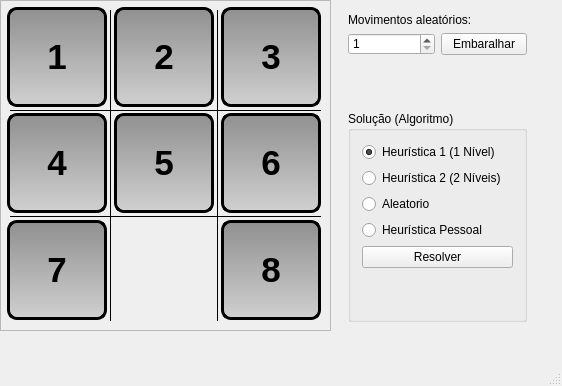
<?xml version="1.0" encoding="UTF-8"?>
<ui version="4.0">
 <class>MainWindow</class>
 <widget class="QMainWindow" name="MainWindow">
  <property name="geometry">
   <rect>
    <x>0</x>
    <y>0</y>
    <width>562</width>
    <height>386</height>
   </rect>
  </property>
  <property name="sizePolicy">
   <sizepolicy hsizetype="Fixed" vsizetype="Fixed">
    <horstretch>0</horstretch>
    <verstretch>0</verstretch>
   </sizepolicy>
  </property>
  <property name="windowTitle">
   <string>8 Puzzle by Helder and Pedro</string>
  </property>
  <property name="styleSheet">
   <string notr="true">#btn1, #btn2, #btn3, #btn4,#btn5, #btn6, #btn7, #btn8{ 
	color: black;
	background: QLinearGradient(x1: 0, y1: 0, x2: 0, y2: 1, stop: 0 #909090, stop: 1 #d0d0d0);
   	border: 3px solid gray;
	border-radius: 10px;
    border-color:black;
 }

#line, #line_2, #line_3, #line_4 {
	border: 3px solid black;
}</string>
  </property>
  <widget class="QWidget" name="centralWidget">
   <widget class="QFrame" name="frame">
    <property name="geometry">
     <rect>
      <x>0</x>
      <y>0</y>
      <width>331</width>
      <height>331</height>
     </rect>
    </property>
    <property name="sizePolicy">
     <sizepolicy hsizetype="Fixed" vsizetype="Fixed">
      <horstretch>0</horstretch>
      <verstretch>0</verstretch>
     </sizepolicy>
    </property>
    <property name="frameShape">
     <enum>QFrame::StyledPanel</enum>
    </property>
    <property name="frameShadow">
     <enum>QFrame::Raised</enum>
    </property>
    <widget class="QPushButton" name="btn3">
     <property name="geometry">
      <rect>
       <x>221</x>
       <y>7</y>
       <width>100</width>
       <height>100</height>
      </rect>
     </property>
     <property name="minimumSize">
      <size>
       <width>100</width>
       <height>100</height>
      </size>
     </property>
     <property name="baseSize">
      <size>
       <width>100</width>
       <height>100</height>
      </size>
     </property>
     <property name="font">
      <font>
       <pointsize>26</pointsize>
       <weight>75</weight>
       <bold>true</bold>
      </font>
     </property>
     <property name="text">
      <string>3</string>
     </property>
    </widget>
    <widget class="QPushButton" name="btn2">
     <property name="geometry">
      <rect>
       <x>114</x>
       <y>7</y>
       <width>100</width>
       <height>100</height>
      </rect>
     </property>
     <property name="minimumSize">
      <size>
       <width>100</width>
       <height>100</height>
      </size>
     </property>
     <property name="font">
      <font>
       <pointsize>26</pointsize>
       <weight>75</weight>
       <bold>true</bold>
      </font>
     </property>
     <property name="text">
      <string>2</string>
     </property>
    </widget>
    <widget class="QPushButton" name="btn1">
     <property name="geometry">
      <rect>
       <x>7</x>
       <y>7</y>
       <width>100</width>
       <height>100</height>
      </rect>
     </property>
     <property name="minimumSize">
      <size>
       <width>100</width>
       <height>100</height>
      </size>
     </property>
     <property name="font">
      <font>
       <pointsize>26</pointsize>
       <weight>75</weight>
       <bold>true</bold>
      </font>
     </property>
     <property name="text">
      <string>1</string>
     </property>
    </widget>
    <widget class="QPushButton" name="btn4">
     <property name="geometry">
      <rect>
       <x>7</x>
       <y>113</y>
       <width>100</width>
       <height>100</height>
      </rect>
     </property>
     <property name="minimumSize">
      <size>
       <width>100</width>
       <height>100</height>
      </size>
     </property>
     <property name="font">
      <font>
       <pointsize>26</pointsize>
       <weight>75</weight>
       <bold>true</bold>
      </font>
     </property>
     <property name="text">
      <string>4</string>
     </property>
    </widget>
    <widget class="QPushButton" name="btn5">
     <property name="geometry">
      <rect>
       <x>114</x>
       <y>113</y>
       <width>100</width>
       <height>100</height>
      </rect>
     </property>
     <property name="minimumSize">
      <size>
       <width>100</width>
       <height>100</height>
      </size>
     </property>
     <property name="font">
      <font>
       <pointsize>26</pointsize>
       <weight>75</weight>
       <bold>true</bold>
      </font>
     </property>
     <property name="text">
      <string>5</string>
     </property>
    </widget>
    <widget class="QPushButton" name="btn6">
     <property name="geometry">
      <rect>
       <x>221</x>
       <y>113</y>
       <width>100</width>
       <height>100</height>
      </rect>
     </property>
     <property name="minimumSize">
      <size>
       <width>100</width>
       <height>100</height>
      </size>
     </property>
     <property name="font">
      <font>
       <pointsize>26</pointsize>
       <weight>75</weight>
       <bold>true</bold>
      </font>
     </property>
     <property name="text">
      <string>6</string>
     </property>
    </widget>
    <widget class="QPushButton" name="btn7">
     <property name="geometry">
      <rect>
       <x>7</x>
       <y>220</y>
       <width>100</width>
       <height>100</height>
      </rect>
     </property>
     <property name="minimumSize">
      <size>
       <width>100</width>
       <height>100</height>
      </size>
     </property>
     <property name="font">
      <font>
       <pointsize>26</pointsize>
       <weight>75</weight>
       <bold>true</bold>
      </font>
     </property>
     <property name="text">
      <string>7</string>
     </property>
    </widget>
    <widget class="QPushButton" name="btn8">
     <property name="geometry">
      <rect>
       <x>221</x>
       <y>220</y>
       <width>100</width>
       <height>100</height>
      </rect>
     </property>
     <property name="minimumSize">
      <size>
       <width>100</width>
       <height>100</height>
      </size>
     </property>
     <property name="font">
      <font>
       <pointsize>26</pointsize>
       <weight>75</weight>
       <bold>true</bold>
      </font>
     </property>
     <property name="text">
      <string>8</string>
     </property>
    </widget>
    <widget class="Line" name="line">
     <property name="geometry">
      <rect>
       <x>10</x>
       <y>216</y>
       <width>311</width>
       <height>1</height>
      </rect>
     </property>
     <property name="font">
      <font>
       <strikeout>false</strikeout>
       <kerning>true</kerning>
      </font>
     </property>
     <property name="autoFillBackground">
      <bool>false</bool>
     </property>
     <property name="frameShadow">
      <enum>QFrame::Plain</enum>
     </property>
     <property name="lineWidth">
      <number>2</number>
     </property>
     <property name="orientation">
      <enum>Qt::Horizontal</enum>
     </property>
    </widget>
    <widget class="Line" name="line_2">
     <property name="geometry">
      <rect>
       <x>10</x>
       <y>110</y>
       <width>311</width>
       <height>1</height>
      </rect>
     </property>
     <property name="font">
      <font>
       <strikeout>false</strikeout>
       <kerning>true</kerning>
      </font>
     </property>
     <property name="autoFillBackground">
      <bool>false</bool>
     </property>
     <property name="frameShadow">
      <enum>QFrame::Plain</enum>
     </property>
     <property name="lineWidth">
      <number>2</number>
     </property>
     <property name="orientation">
      <enum>Qt::Horizontal</enum>
     </property>
    </widget>
    <widget class="Line" name="line_3">
     <property name="geometry">
      <rect>
       <x>110</x>
       <y>10</y>
       <width>1</width>
       <height>311</height>
      </rect>
     </property>
     <property name="font">
      <font>
       <strikeout>false</strikeout>
       <kerning>true</kerning>
      </font>
     </property>
     <property name="autoFillBackground">
      <bool>false</bool>
     </property>
     <property name="frameShadow">
      <enum>QFrame::Plain</enum>
     </property>
     <property name="lineWidth">
      <number>2</number>
     </property>
     <property name="orientation">
      <enum>Qt::Vertical</enum>
     </property>
    </widget>
    <widget class="Line" name="line_4">
     <property name="geometry">
      <rect>
       <x>217</x>
       <y>10</y>
       <width>1</width>
       <height>311</height>
      </rect>
     </property>
     <property name="font">
      <font>
       <strikeout>false</strikeout>
       <kerning>true</kerning>
      </font>
     </property>
     <property name="autoFillBackground">
      <bool>false</bool>
     </property>
     <property name="frameShadow">
      <enum>QFrame::Plain</enum>
     </property>
     <property name="lineWidth">
      <number>2</number>
     </property>
     <property name="orientation">
      <enum>Qt::Vertical</enum>
     </property>
    </widget>
    <zorder>line</zorder>
    <zorder>line_2</zorder>
    <zorder>line_3</zorder>
    <zorder>line_4</zorder>
    <zorder>btn6</zorder>
    <zorder>btn8</zorder>
    <zorder>btn5</zorder>
    <zorder>btn7</zorder>
    <zorder>btn3</zorder>
    <zorder>btn1</zorder>
    <zorder>btn2</zorder>
    <zorder>btn4</zorder>
   </widget>
   <widget class="QWidget" name="layoutWidget">
    <property name="geometry">
     <rect>
      <x>337</x>
      <y>2</y>
      <width>201</width>
      <height>331</height>
     </rect>
    </property>
    <layout class="QVBoxLayout" name="verticalLayout_2">
     <item>
      <layout class="QVBoxLayout" name="verticalLayout">
       <item>
        <widget class="QLabel" name="label">
         <property name="text">
          <string>Movimentos aleatórios:</string>
         </property>
        </widget>
       </item>
       <item>
        <layout class="QHBoxLayout" name="horizontalLayout">
         <item>
          <widget class="QSpinBox" name="spbQtdadeMov">
           <property name="minimum">
            <number>1</number>
           </property>
           <property name="maximum">
            <number>5000000</number>
           </property>
          </widget>
         </item>
         <item>
          <widget class="QPushButton" name="btnShuffle">
           <property name="text">
            <string>Embaralhar</string>
           </property>
          </widget>
         </item>
        </layout>
       </item>
      </layout>
     </item>
     <item>
      <spacer name="verticalSpacer_2">
       <property name="orientation">
        <enum>Qt::Vertical</enum>
       </property>
       <property name="sizeHint" stdset="0">
        <size>
         <width>20</width>
         <height>40</height>
        </size>
       </property>
      </spacer>
     </item>
     <item>
      <widget class="QGroupBox" name="groupBox">
       <property name="title">
        <string>Solução (Algoritmo)</string>
       </property>
       <layout class="QVBoxLayout" name="verticalLayout_3">
        <item>
         <widget class="QRadioButton" name="rdbHeuristics1">
          <property name="text">
           <string>Heurística 1 (1 Nível)</string>
          </property>
          <property name="checked">
           <bool>true</bool>
          </property>
         </widget>
        </item>
        <item>
         <widget class="QRadioButton" name="rdbHeuristics2">
          <property name="text">
           <string>Heurística 2 (2 Níveis)</string>
          </property>
         </widget>
        </item>
        <item>
         <widget class="QRadioButton" name="rdbRandom">
          <property name="text">
           <string>Aleatorio</string>
          </property>
         </widget>
        </item>
        <item>
         <widget class="QRadioButton" name="rdbPersonal">
          <property name="text">
           <string>Heurística Pessoal</string>
          </property>
         </widget>
        </item>
        <item>
         <widget class="QPushButton" name="btnSolve">
          <property name="text">
           <string>Resolver</string>
          </property>
         </widget>
        </item>
        <item>
         <spacer name="verticalSpacer">
          <property name="orientation">
           <enum>Qt::Vertical</enum>
          </property>
          <property name="sizeHint" stdset="0">
           <size>
            <width>20</width>
            <height>40</height>
           </size>
          </property>
         </spacer>
        </item>
       </layout>
      </widget>
     </item>
    </layout>
   </widget>
  </widget>
  <widget class="QMenuBar" name="menuBar">
   <property name="geometry">
    <rect>
     <x>0</x>
     <y>0</y>
     <width>562</width>
     <height>20</height>
    </rect>
   </property>
  </widget>
  <widget class="QStatusBar" name="statusBar"/>
 </widget>
 <layoutdefault spacing="6" margin="11"/>
 <resources/>
 <connections/>
</ui>
